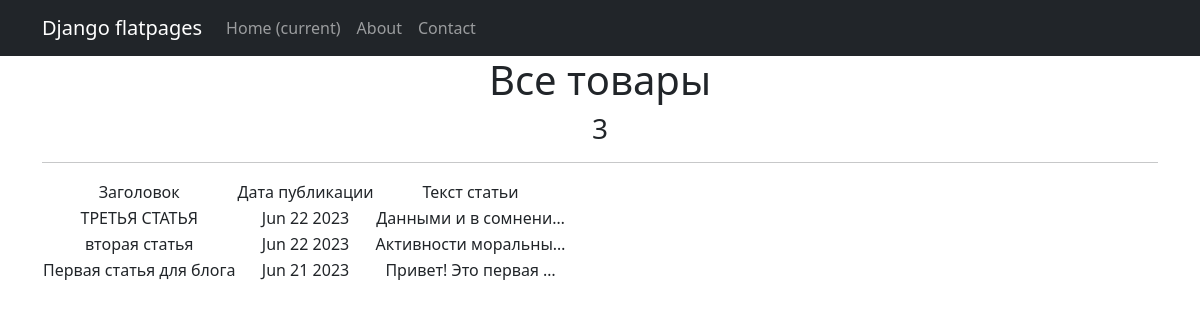
Page /news/ on the committed database.
### news/models.py (models this page shows, shortened)
class New(models.Model):
    title = models.CharField(max_length=64)
    text = models.TextField()
    date_pub = models.DateTimeField(auto_now_add=True)

### news/views.py (the view)
# urls.py: path('', NewList.as_view()),
class NewList(ListView):
    model = New
    ordering = '-date_pub'
    template_name = 'news.html'
    context_object_name = 'news'
    def get_context_data(self, **kwargs):
        context = super().get_context_data(**kwargs)
        context['time_pub'] = datetime.utcnow()
        return context

### templates/news.html (shortened to what this page needs)
{% extends 'flatpages/default.html' %}
{% load custom_filters %}
{% block content %}
<h1>Все товары</h1>
<h3>{{ news|length }}</h3>
<hr>
{% if news %}
<table>
    <tr>
        <td>
            Заголовок
        </td>
        <td>
            Дата публикации
        </td>
        <td>
            Текст статьи
        </td>
    </tr>
    {% for new in news %}
    <tr>
        <td>{{ new.title }}</td>
        <td>{{ new.date_pub|date:'M d Y' }}</td>
        <td>{{ new.text|truncatechars:20 }}</td>
    </tr>
    {% endfor %}
</table>
{% else %}
<h2>Товаров нет!</h2>
{% endif %}
{% endblock content %}

### templates/flatpages/default.html (shortened to what this page needs)
<!DOCTYPE html>
<html lang="en">
    <head>
        {% load static %}
        <link href="{% static 'css/styles.css' %}" rel="stylesheet" />
    </head>
    <body>
        <nav class="navbar navbar-expand-lg navbar-dark bg-dark static-top">
   <div class="container">
       <a class="navbar-brand" href="#">Django flatpages</a>
       <div class="collapse navbar-collapse" id="navbarResponsive">
           <ul class="navbar-nav ml-auto">
               <li class="nav-item active">
                   <a class="nav-link" href="#">Home
                       <span class="sr-only">(current)</span>
                   </a>
               </li>
               <li class="nav-item">
                   <a class="nav-link" href="/about/">About</a>
               </li>
               <li class="nav-item">
                   <a class="nav-link" href="/contact/">Contact</a>
               </li>
           </ul>
       </div>
   </div>
</nav>
        <div class="container">
            <div class="row">
                <div class="col-lg-12 text-center">
                    {% block content %}
                    {% endblock content %}
                </div>
            </div>
        </div>
    </body>
</html>

### rows in the picture
New: title "ТРЕТЬЯ СТАТЬЯ", date_pub "Jun 22 2023", text "Данными и в сомнени…"
New: title "вторая статья", date_pub "Jun 22 2023", text "Активности моральны…"
New: title "Первая статья для блога", date_pub "Jun 21 2023", text "Привет! Это первая …"

### other values in the picture
{{ news|length }} "3"
